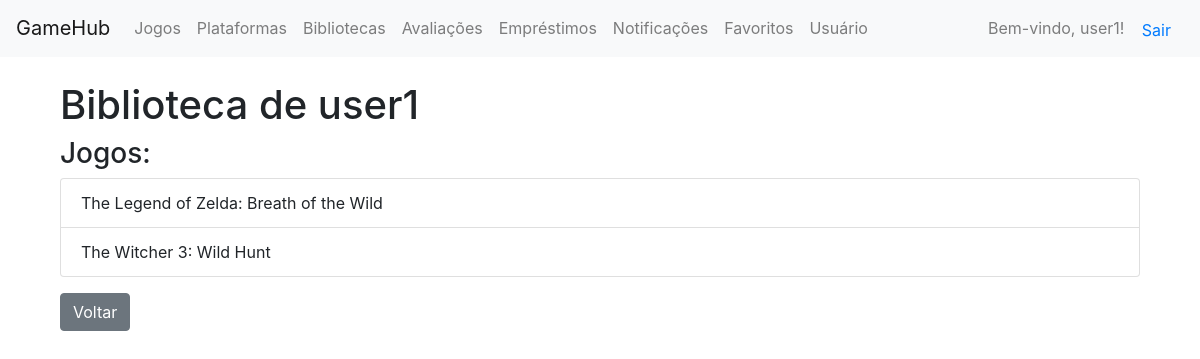
Page /api/bibliotecas/1/ (signed in) on the committed database.
### core/models.py (models this page shows, shortened)
class Usuario(AbstractUser):
    data_nascimento = models.DateField(null=True, blank=True)

class Biblioteca(models.Model):
    usuario = models.ForeignKey(Usuario, on_delete=models.CASCADE)
    jogos = models.ManyToManyField(Jogo, blank=True)
    def __str__(self):
        return f"Biblioteca de {self.usuario.username}"

class Jogo(models.Model):
    titulo = models.CharField(max_length=100)
    descricao = models.TextField(blank=True)
    categoria = models.ForeignKey(Categoria, on_delete=models.CASCADE)
    plataforma = models.ForeignKey(Plataforma, on_delete=models.CASCADE)
    desenvolvedora = models.ForeignKey(Desenvolvedora, on_delete=models.SET_NULL, null=True)

### core/views.py (the view)
# urls.py: path('bibliotecas/<int:pk>/', views.biblioteca_detail, name='biblioteca_detail'),
@login_required
def biblioteca_detail(request, pk):
    biblioteca = Biblioteca.objects.get(pk=pk, usuario=request.user)
    return render(request, 'bibliotecas/biblioteca_detail.html', {'biblioteca': biblioteca})

### core/templates/bibliotecas/biblioteca_detail.html (shortened to what this page needs)
{% extends "base.html" %}
{% block content %}
<div class="container mt-4">
    <h1>{{ biblioteca }}</h1>
    <h3>Jogos:</h3>
    <ul class="list-group">
        {% for jogo in biblioteca.jogos.all %}
            <li class="list-group-item">{{ jogo.titulo }}</li>
        {% empty %}
            <li class="list-group-item">Nenhum jogo nesta biblioteca.</li>
        {% endfor %}
    </ul>
    <a href="{% url 'biblioteca_list' %}" class="btn btn-secondary mt-3">Voltar</a>
</div>
{% endblock %}

### core/templates/base.html (shortened to what this page needs)
<!DOCTYPE html>
<html lang="pt-br">
<head>
    <link rel="stylesheet" href="https://stackpath.bootstrapcdn.com/bootstrap/4.5.2/css/bootstrap.min.css">
</head>
<body>
    <header>
        <nav class="navbar navbar-expand-lg navbar-light bg-light">
            <a class="navbar-brand" href="{% url 'home' %}">GameHub</a>
            <div class="collapse navbar-collapse">
                <ul class="navbar-nav">
                    <li class="nav-item"><a class="nav-link" href="{% url 'jogo_list' %}">Jogos</a></li>
                    <li class="nav-item"><a class="nav-link" href="{% url 'plataforma_list' %}">Plataformas</a></li>
                    <li class="nav-item"><a class="nav-link" href="{% url 'biblioteca_list' %}">Bibliotecas</a></li>
                    <li class="nav-item"><a class="nav-link" href="{% url 'avaliacao_list' %}">Avaliações</a></li>
                    <li class="nav-item"><a class="nav-link" href="{% url 'emprestimo_list' %}">Empréstimos</a></li>
                    <li class="nav-item"><a class="nav-link" href="{% url 'notificacao_list' %}">Notificações</a></li>
                    <li class="nav-item"><a class="nav-link" href="{% url 'favorito_list' %}">Favoritos</a></li>
                    <li class="nav-item"><a class="nav-link" href="{% url 'usuario_list' %}">Usuário</a></li>
                </ul>
                <div class="ml-auto">
                    {% if user.is_authenticated %}
                        <span class="navbar-text">Bem-vindo, {{ user.username }}!</span>
                        <form action="{% url 'logout' %}" method="post" style="display:inline;">
                            <button type="submit" class="btn btn-link">Sair</button>
                        </form>
                    {% else %}
                        <a class="btn btn-primary" href="{% url 'login' %}">Login</a>
                        <a class="btn btn-secondary" href="{% url 'register' %}">Registrar</a>
                    {% endif %}
                </div>
            </div>
        </nav>
    </header>
    <main class="container mt-4">
        {% block content %}{% endblock %}
    </main>
</body>
</html>

### rows in the picture
Usuario: username "user1"
Biblioteca: usuario.username "Biblioteca de user1"
Jogo: titulo "The Legend of Zelda: Breath of the Wild"
Jogo: titulo "The Witcher 3: Wild Hunt"
